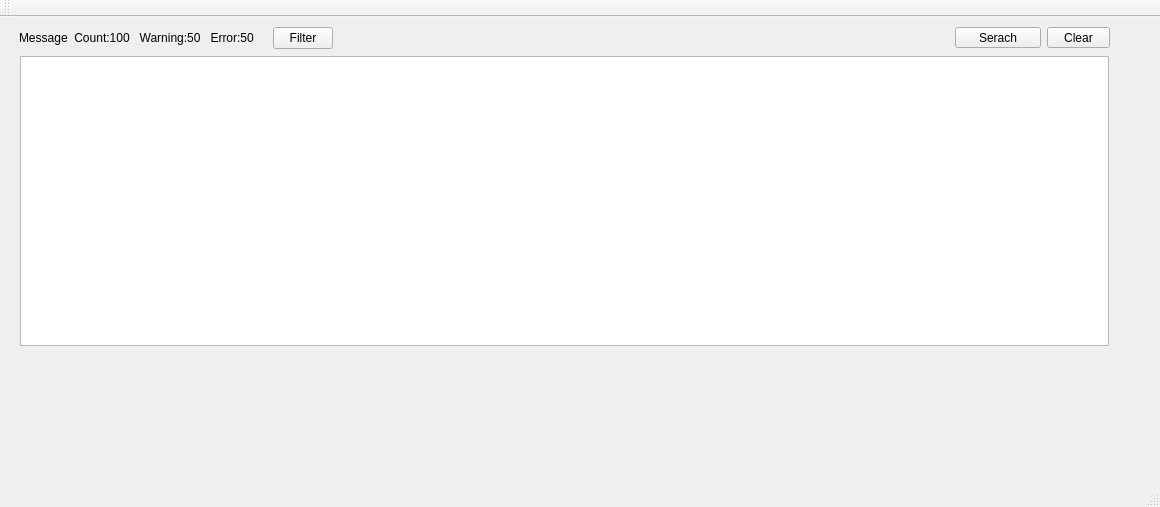
<?xml version="1.0" encoding="UTF-8"?>
<ui version="4.0">
 <class>ConsoleWindowClass</class>
 <widget class="QMainWindow" name="ConsoleWindowClass">
  <property name="geometry">
   <rect>
    <x>0</x>
    <y>0</y>
    <width>1160</width>
    <height>507</height>
   </rect>
  </property>
  <property name="windowTitle">
   <string>ConsoleWindow</string>
  </property>
  <property name="autoFillBackground">
   <bool>false</bool>
  </property>
  <widget class="QWidget" name="centralWidget">
   <property name="styleSheet">
    <string notr="true"/>
   </property>
   <widget class="QWidget" name="widget_3" native="true">
    <property name="geometry">
     <rect>
      <x>9</x>
      <y>9</y>
      <width>1111</width>
      <height>331</height>
     </rect>
    </property>
    <property name="font">
     <font>
      <family>Arial</family>
      <pointsize>9</pointsize>
      <weight>50</weight>
      <bold>false</bold>
     </font>
    </property>
    <layout class="QVBoxLayout" name="verticalLayout">
     <property name="leftMargin">
      <number>0</number>
     </property>
     <property name="topMargin">
      <number>0</number>
     </property>
     <property name="rightMargin">
      <number>0</number>
     </property>
     <item>
      <widget class="QWidget" name="widget" native="true">
       <property name="maximumSize">
        <size>
         <width>16777215</width>
         <height>35</height>
        </size>
       </property>
       <layout class="QHBoxLayout" name="horizontalLayout">
        <property name="leftMargin">
         <number>10</number>
        </property>
        <property name="topMargin">
         <number>1</number>
        </property>
        <property name="rightMargin">
         <number>10</number>
        </property>
        <property name="bottomMargin">
         <number>1</number>
        </property>
        <item>
         <widget class="QLabel" name="label">
          <property name="text">
           <string>Message  Count:100   Warning:50   Error:50</string>
          </property>
         </widget>
        </item>
        <item>
         <widget class="QLabel" name="label_2">
          <property name="text">
           <string/>
          </property>
         </widget>
        </item>
        <item>
         <widget class="QPushButton" name="pushButton_2">
          <property name="maximumSize">
           <size>
            <width>60</width>
            <height>16777215</height>
           </size>
          </property>
          <property name="text">
           <string>Filter</string>
          </property>
         </widget>
        </item>
        <item>
         <spacer name="horizontalSpacer_2">
          <property name="orientation">
           <enum>Qt::Horizontal</enum>
          </property>
          <property name="sizeHint" stdset="0">
           <size>
            <width>40</width>
            <height>20</height>
           </size>
          </property>
         </spacer>
        </item>
        <item>
         <widget class="QToolButton" name="toolButton_3">
          <property name="text">
           <string>     Serach     </string>
          </property>
         </widget>
        </item>
        <item>
         <widget class="QToolButton" name="toolButton">
          <property name="text">
           <string>   Clear   </string>
          </property>
         </widget>
        </item>
       </layout>
      </widget>
     </item>
     <item>
      <widget class="QWidget" name="widget_2" native="true">
       <property name="font">
        <font>
         <family>Arial</family>
         <pointsize>11</pointsize>
         <weight>50</weight>
         <bold>false</bold>
        </font>
       </property>
       <layout class="QGridLayout" name="gridLayout">
        <property name="topMargin">
         <number>0</number>
        </property>
        <property name="bottomMargin">
         <number>0</number>
        </property>
        <item row="0" column="0">
         <widget class="QListWidget" name="listWidget">
          <property name="styleSheet">
           <string notr="true"/>
          </property>
         </widget>
        </item>
       </layout>
      </widget>
     </item>
    </layout>
   </widget>
   <widget class="FileExplorerWidget" name="widget_4" native="true">
    <property name="geometry">
     <rect>
      <x>300</x>
      <y>340</y>
      <width>401</width>
      <height>121</height>
     </rect>
    </property>
   </widget>
  </widget>
  <widget class="QMenuBar" name="menuBar">
   <property name="geometry">
    <rect>
     <x>0</x>
     <y>0</y>
     <width>1160</width>
     <height>23</height>
    </rect>
   </property>
  </widget>
  <widget class="QToolBar" name="mainToolBar">
   <attribute name="toolBarArea">
    <enum>TopToolBarArea</enum>
   </attribute>
   <attribute name="toolBarBreak">
    <bool>false</bool>
   </attribute>
  </widget>
  <widget class="QStatusBar" name="statusBar"/>
 </widget>
 <layoutdefault spacing="6" margin="11"/>
 <customwidgets>
  <customwidget>
   <class>FileExplorerWidget</class>
   <extends>QWidget</extends>
   <header>FileExplorerWidget.h</header>
   <container>1</container>
  </customwidget>
 </customwidgets>
 <resources>
  <include location="ConsoleWindow.qrc"/>
 </resources>
 <connections/>
</ui>
